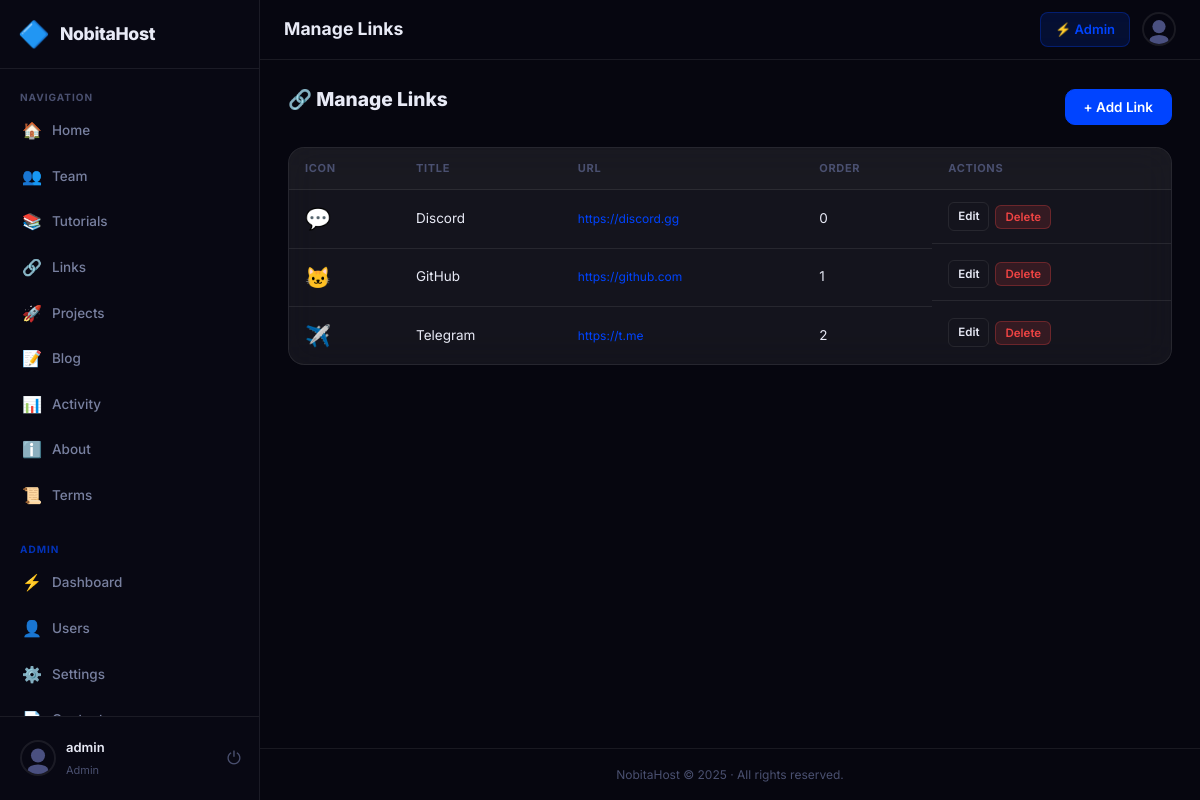
The app's page /index.php?page=admin-links (signed in) with its own data.
### tables this page shows
CREATE TABLE users (
      id INTEGER PRIMARY KEY AUTOINCREMENT,
      username TEXT UNIQUE NOT NULL,
      email TEXT UNIQUE NOT NULL,
      password TEXT NOT NULL,
      role TEXT NOT NULL DEFAULT 'user',
      status TEXT NOT NULL DEFAULT 'active',
      owner_id INTEGER DEFAULT NULL,
      profile_pic TEXT DEFAULT '',
      bio TEXT DEFAULT '',
      two_factor_enabled INTEGER NOT NULL DEFAULT 0,
      two_factor_secret TEXT DEFAULT NULL,
      is_demo INTEGER NOT NULL DEFAULT 0,
      last_login TEXT,
      last_ip TEXT DEFAULT '',
      created_at TEXT NOT NULL DEFAULT (datetime('now'))
    );

CREATE TABLE links (
      id INTEGER PRIMARY KEY AUTOINCREMENT,
      title TEXT NOT NULL,
      url TEXT DEFAULT '',
      icon TEXT DEFAULT '🔗',
      sort_order INTEGER NOT NULL DEFAULT 0,
      created_at TEXT NOT NULL DEFAULT (datetime('now'))
    );

CREATE TABLE content_pages (
      id INTEGER PRIMARY KEY AUTOINCREMENT,
      slug TEXT UNIQUE NOT NULL,
      title TEXT NOT NULL,
      content TEXT DEFAULT '',
      updated_at TEXT,
      updated_by INTEGER
    );

### index.php (called while the page is built, shortened)
<?php
require_once __DIR__ . '/auth.php';
require_once __DIR__ . '/settings.php';
require_once __DIR__ . '/helpers.php';
require_once __DIR__ . '/mailer.php';
$page = $_GET['page'] ?? 'home';
$routes = [
    'login'        => ['pages/auth/login.php',     false, false],
    'register'     => ['pages/auth/register.php',  false, false],
    'logout'       => ['pages/auth/logout.php',    false, false],
    'forgot'       => ['pages/auth/forgot.php',    false, false],
    'reset'        => ['pages/auth/reset.php',     false, false],
    'verify-2fa'   => ['pages/auth/verify-2fa.php',false, false],
    'home'         => ['pages/user/home.php',         true, false],
    'profile'      => ['pages/user/profile.php',      true, false],
    'team'         => ['pages/user/team.php',          true, false],
    'about'        => ['pages/user/about.php',         true, false],
    'tutorials'    => ['pages/user/tutorials.php',     true, false],
    'projects'     => ['pages/user/projects.php',      true, false],
    'links'        => ['pages/user/links.php',         true, false],
    'activity'     => ['pages/user/activity.php',      true, false],
    'blog'         => ['pages/user/blog.php',          true, false],
    'blog-post'    => ['pages/user/blog-post.php',     true, false],
    'terms'        => ['pages/user/terms.php',         true, false],
    'admin'        => ['pages/admin/dashboard.php',   true, true],
    'admin-users'  => ['pages/admin/users.php',       true, true],
    'admin-settings' => ['pages/admin/settings.php', true, true],
    'admin-content'  => ['pages/admin/content.php',  true, true],
    'admin-tutorials'=> ['pages/admin/tutorials.php', true, true],
    'admin-blog'     => ['pages/admin/blog.php',      true, true],
    'admin-activity' => ['pages/admin/activity.php',  true, true],
    'admin-roles'    => ['pages/admin/roles.php',     true, true],
    'admin-links'    => ['pages/admin/links.php',     true, true],
    'admin-projects' => ['pages/admin/projects.php',  true, true],
];
[$file, $needsAuth, $needsAdmin] = $routes[$page];
$filePath = __DIR__ . '/' . $file;
include $filePath;

### helpers.php (called while the page is built, shortened)
<?php
function h(string $str): string {
    return htmlspecialchars($str, ENT_QUOTES | ENT_HTML5, 'UTF-8');
}
function avatarUrl(?string $profilePic, string $username): string {
    return 'public/img/avatar.svg';
}

### auth.php (called while the page is built, shortened)
<?php
function currentUser(): ?array {
    $db   = getDB();
    $stmt = $db->prepare("SELECT * FROM users WHERE id = ?");
    $stmt->execute([$_SESSION['user_id']]);
    $u = $stmt->fetch();
    return $u;
}
function requireLogin(): array {
    $user = currentUser();
    return $user;
}
function requireAdmin(): array {
    $user = requireLogin();
    return $user;
}
function isAdmin(?array $user): bool {
    return $user && $user['role'] === 'admin';
}

### settings.php (called while the page is built, shortened)
<?php
function getContentPage(string $slug): ?array {
    $db   = getDB();
    $stmt = $db->prepare("SELECT * FROM content_pages WHERE slug = ?");
    $stmt->execute([$slug]);
    return $stmt->fetch() ?: null;
}

### pages/admin/links.php (the view, shortened to what this page needs)
<?php
$user   = requireAdmin();
$pageId = 'admin-links';
$db     = getDB();
$links  = $db->query("SELECT * FROM links ORDER BY sort_order, id")->fetchAll();
?>
<div class="admin-links">
  <div class="section-header">
    <h2 class="section-title">🔗 Manage Links</h2>
    <button class="btn btn-primary" onclick="document.getElementById('createModal').classList.add('open')">+ Add Link</button>
  </div>
  <div class="card table-card">
    <div class="table-wrap">
      <table class="data-table">
        <thead><tr><th>Icon</th><th>Title</th><th>URL</th><th>Order</th><th>Actions</th></tr></thead>
        <tbody>
          <?php foreach ($links as $l): ?>
          <tr>
            <td class="icon-cell"><?= h($l['icon']) ?></td>
            <td><?= h($l['title']) ?></td>
            <td><a href="<?= h($l['url']) ?>" target="_blank" class="link-text"><?= h(mb_strimwidth($l['url'],0,50,'...')) ?></a></td>
            <td><?= h($l['sort_order']) ?></td>
            <td class="actions-cell">
              <a href="index.php?page=admin-links&edit=<?= $l['id'] ?>" class="btn btn-xs btn-outline">Edit</a>
              <form method="post" style="display:inline" onsubmit="return confirm('Delete?')">
                <button class="btn btn-xs btn-danger">Delete</button>
              </form>
            </td>
          </tr>
          <?php endforeach; ?>
        </tbody>
      </table>
    </div>
  </div>
</div>
<?php
include __DIR__ . '/../../views/layout.php';

### views/partials/sidebar.php (shortened to what this page needs)
<?php
$s         = $s ?? getSettings();
$user      = $user ?? currentUser();
$panelName = h($s['panel_name'] ?? 'NobitaHost');
$logoType  = $s['logo_type'] ?? 'emoji';
$logoEmoji = h($s['logo_emoji'] ?? '🔷');
$logoUrl   = h($s['logo_url'] ?? '');
$isAdmin   = isAdmin($user);
$pageId    = $pageId ?? '';
$navItems = [
    ['icon'=>'🏠','label'=>'Home',      'page'=>'home'],
    ['icon'=>'👥','label'=>'Team',       'page'=>'team'],
    ['icon'=>'📚','label'=>'Tutorials',  'page'=>'tutorials'],
    ['icon'=>'🔗','label'=>'Links',      'page'=>'links'],
    ['icon'=>'🚀','label'=>'Projects',   'page'=>'projects'],
    ['icon'=>'📝','label'=>'Blog',       'page'=>'blog'],
    ['icon'=>'📊','label'=>'Activity',   'page'=>'activity'],
    ['icon'=>'ℹ️', 'label'=>'About',     'page'=>'about'],
    ['icon'=>'📜','label'=>'Terms',      'page'=>'terms'],
];
$adminItems = [
    ['icon'=>'⚡','label'=>'Dashboard',  'page'=>'admin'],
    ['icon'=>'👤','label'=>'Users',      'page'=>'admin-users'],
    ['icon'=>'⚙️', 'label'=>'Settings',  'page'=>'admin-settings'],
    ['icon'=>'📄','label'=>'Content',    'page'=>'admin-content'],
    ['icon'=>'🎥','label'=>'Tutorials',  'page'=>'admin-tutorials'],
    ['icon'=>'✏️', 'label'=>'Blog',      'page'=>'admin-blog'],
    ['icon'=>'🔗','label'=>'Links',      'page'=>'admin-links'],
    ['icon'=>'🚀','label'=>'Projects',   'page'=>'admin-projects'],
    ['icon'=>'📋','label'=>'Activity',   'page'=>'admin-activity'],
];
?>
<aside class="sidebar" id="sidebar">
  <div class="sidebar-header">
    <a href="index.php?page=home" class="sidebar-brand">
      <?php if ($logoType === 'image' && $logoUrl): ?>
        <img src="<?= $logoUrl ?>" alt="logo" class="brand-logo-img">
      <?php else: ?>
        <span class="brand-logo-emoji"><?= $logoEmoji ?></span>
      <?php endif; ?>
      <span class="brand-name"><?= $panelName ?></span>
    </a>
  </div>
  <nav class="sidebar-nav">
    <div class="nav-section">
      <span class="nav-section-label">Navigation</span>
      <?php foreach ($navItems as $item): ?>
      <a href="index.php?page=<?= $item['page'] ?>"
         class="nav-item <?= ($pageId === $item['page']) ? 'active' : '' ?>">
        <span class="nav-icon"><?= $item['icon'] ?></span>
        <span class="nav-label"><?= $item['label'] ?></span>
      </a>
      <?php endforeach; ?>
    </div>
    <?php if ($isAdmin): ?>
    <div class="nav-section nav-admin">
      <span class="nav-section-label">Admin</span>
      <?php foreach ($adminItems as $item): ?>
      <a href="index.php?page=<?= $item['page'] ?>"
         class="nav-item <?= ($pageId === $item['page']) ? 'active' : '' ?>">
        <span class="nav-icon"><?= $item['icon'] ?></span>
        <span class="nav-label"><?= $item['label'] ?></span>
      </a>
      <?php endforeach; ?>
    </div>
    <?php endif; ?>
  </nav>
  <div class="sidebar-footer">
    <a href="index.php?page=profile" class="sidebar-user">
      <img src="<?= h(avatarUrl($user['profile_pic'] ?? '', $user['username'])) ?>"
           alt="avatar" class="sidebar-avatar" onerror="this.src='public/img/avatar.svg'">
      <div class="sidebar-user-info">
        <span class="sidebar-username"><?= h($user['username']) ?></span>
        <span class="sidebar-role <?= h($user['role']) ?>"><?= ucfirst(h($user['role'])) ?></span>
      </div>
    </a>
    <a href="index.php?page=logout" class="sidebar-logout" title="Logout">⏻</a>
  </div>
</aside>

### views/partials/footer.php
<?php
$s         = $s ?? getSettings();
$panelName = h($s['panel_name'] ?? 'NobitaHost');
$footerPage = getContentPage('footer');
$footerText = $footerPage ? $footerPage['content'] : "{$panelName} &copy; " . date('Y');
?>
<footer class="app-footer">
  <p><?= $footerText ?></p>
</footer>

### records on screen
users: username "admin", role "Admin"
links: icon "💬", title "Discord", url "https://discord.gg", sort_order "0"
links: icon "🐱", title "GitHub", url "https://github.com", sort_order "1"
links: icon "✈️", title "Telegram", url "https://t.me", sort_order "2"
content_pages: content "NobitaHost © 2025 · All rights reserved."

### other values on screen
$logoEmoji "🔷"
$panelName "NobitaHost"
$item['icon'] "🏠"
$item['label'] "Home"
$item['icon'] "👥"
$item['label'] "Team"
$item['icon'] "📚"
$item['label'] "Tutorials"
$item['icon'] "🔗"
$item['label'] "Links"
$item['icon'] "🚀"
$item['label'] "Projects"
$item['icon'] "📝"
$item['label'] "Blog"
$item['icon'] "📊"
